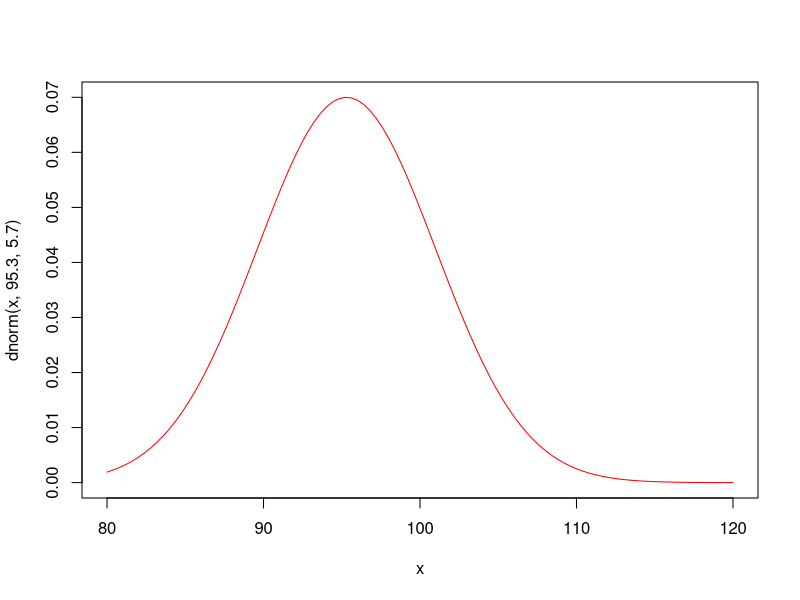
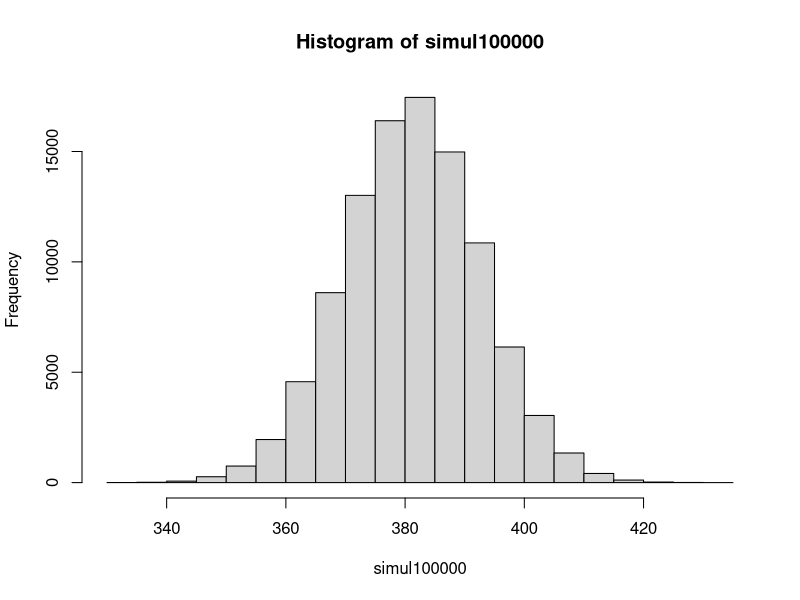
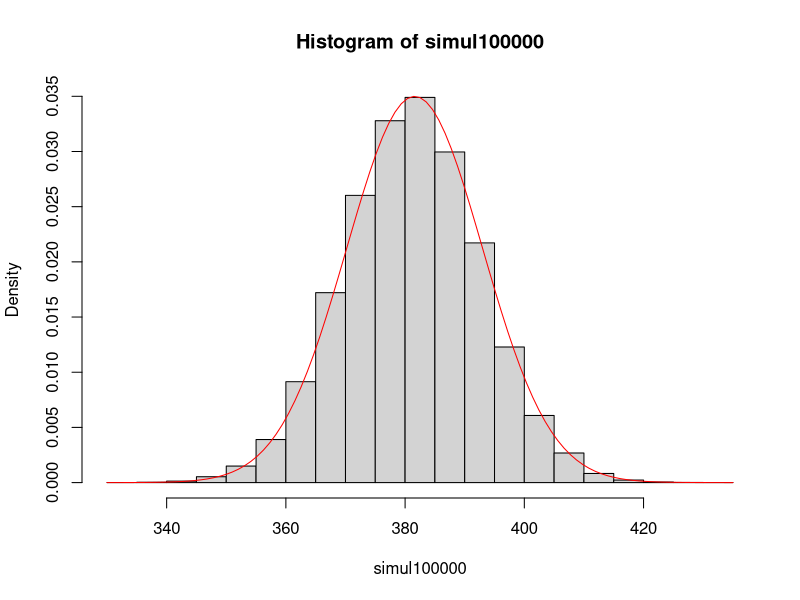
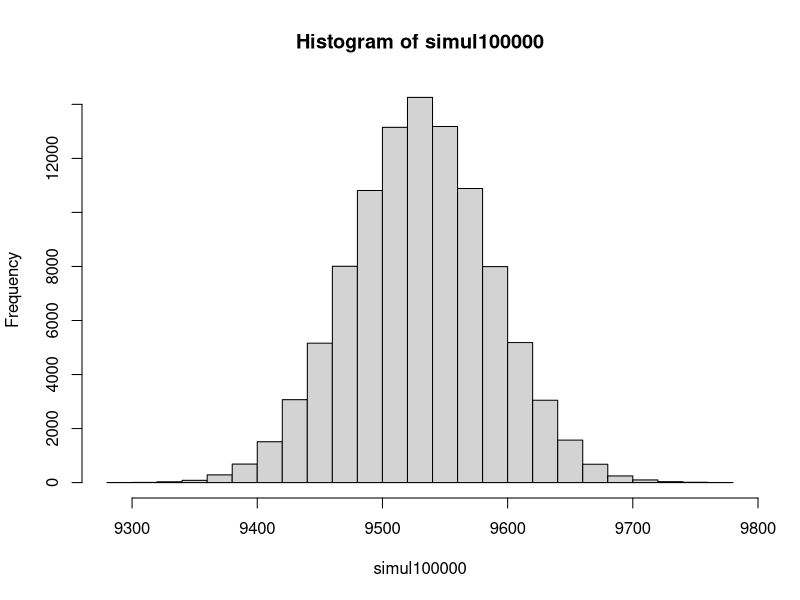
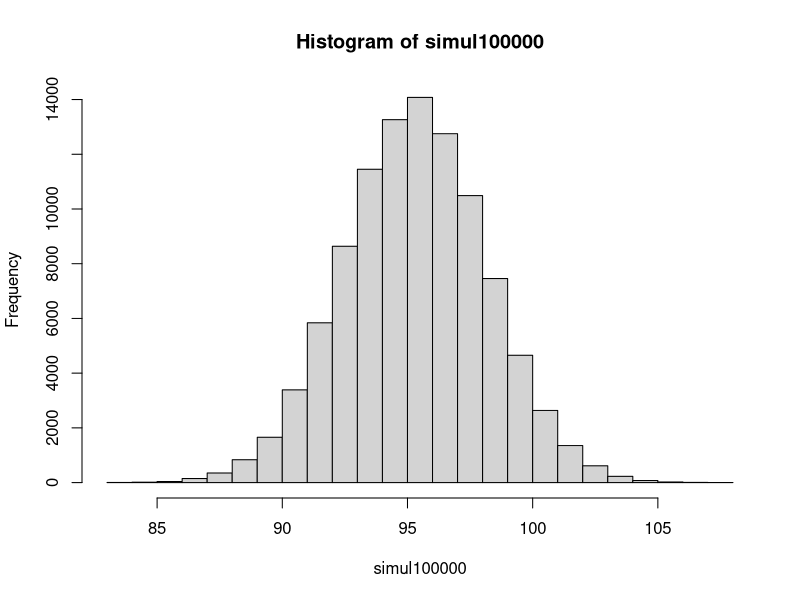
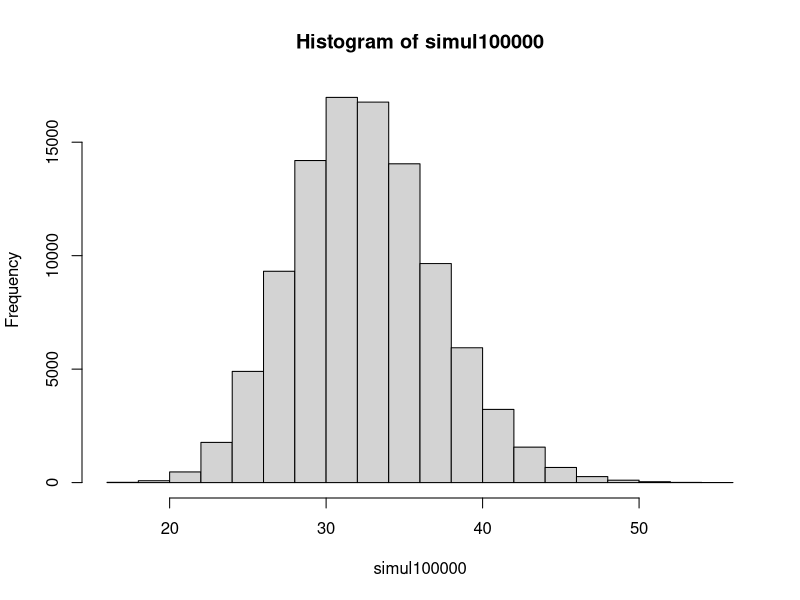

The R script that drew these images, in order:
#Pregunta 1

#distribucion poblacional (de un resultado)

curve(dnorm(x,95.3, 5.7), xlim=c(80, 120), col='red')

set.seed(84)
n <- 4
simul<- rnorm(n, 95.3, 5.7)
sum(simul)

#suma muestral
set.seed(84)
Y <- function(i){sum(rnorm(n, 95.3, 5.7))}
#Y(1)
#sapply(1:10, Y)
simul100000<- sapply(1:100000, Y)
hist(simul100000)


#teoria, valor esperado de Y: E(Y)=n*mu

4*95.3


#dibujemos el teorema
n <- 4
mu <- 95.4
sigma <- 5.7
hist(simul100000, freq=FALSE)
curve(dnorm(x, n*mu, sqrt(n)*sigma), col='red', add=TRUE)

# Si se selecciona de forma aleatoria una muestra de 100 cables,
#varianza de resistencias de la muestra

#teoria: V(Y)=n*sigma^2
n<-100
n*sigma^2
#simulacion(confirmar)
set.seed(84)
n<-100
Y <- function(i){sum(rnorm(n, 95.3, 5.7))}
simul100000<- sapply(1:100000, Y)
hist(simul100000)
var(simul100000)

#c) Se selecciona de forma aleatoria un cable,
#cual es la probabilidad de que la resistencia del cable no sea menos que 103kg

#P(x>103)
mu <- 95.4
sigma <- 5.7
1-pnorm(103, mu, sigma)


#media de la media muestral para n=4
#E(X_bar)
set.seed(84)
n <- 4
X_bar <- function(i){mean(rnorm(n, 95.3, 5.7))}
simul100000 <- sapply(1:100000, X_bar)
hist(simul100000)
mean(simul100000)

#probabilidad de la media muestral
#P(X_bar < 98)
n <- 4
mu <- 95.4
sigma <- 5.7
pnorm(98, mu, sigma/sqrt(n))

#d) Error! 98 por 32. 
# Probabilidad de que varianza de 100 resistencias sea mas grande que 32.
#Distribución de las varianzas
set.seed(84)
n <- 100
SSq <- function(i){var(rnorm(n, 95.3, 5.7))}
simul100000 <- sapply(1:100000, SSq)
hist(simul100000)

#probabilidad estimada de que SSq>32

mean(simul100000>32)

# P(S^2>32)= P(((S^2*(n-1))/sigma^2)>32*(n-1)/sigma^2))

#Teoria P(SSq>32)= P(W>32*n/sigma^2)
#Es una variable aleatoria Chi cuadrado
n <- 100
sigma <- 5.7
1-pchisq(32*(n-1)/sigma^2, n-1)

##### !!!!! Ponemos N.A cuando no sabemos X, funcion no sea normal, o n<30!!!!!!
